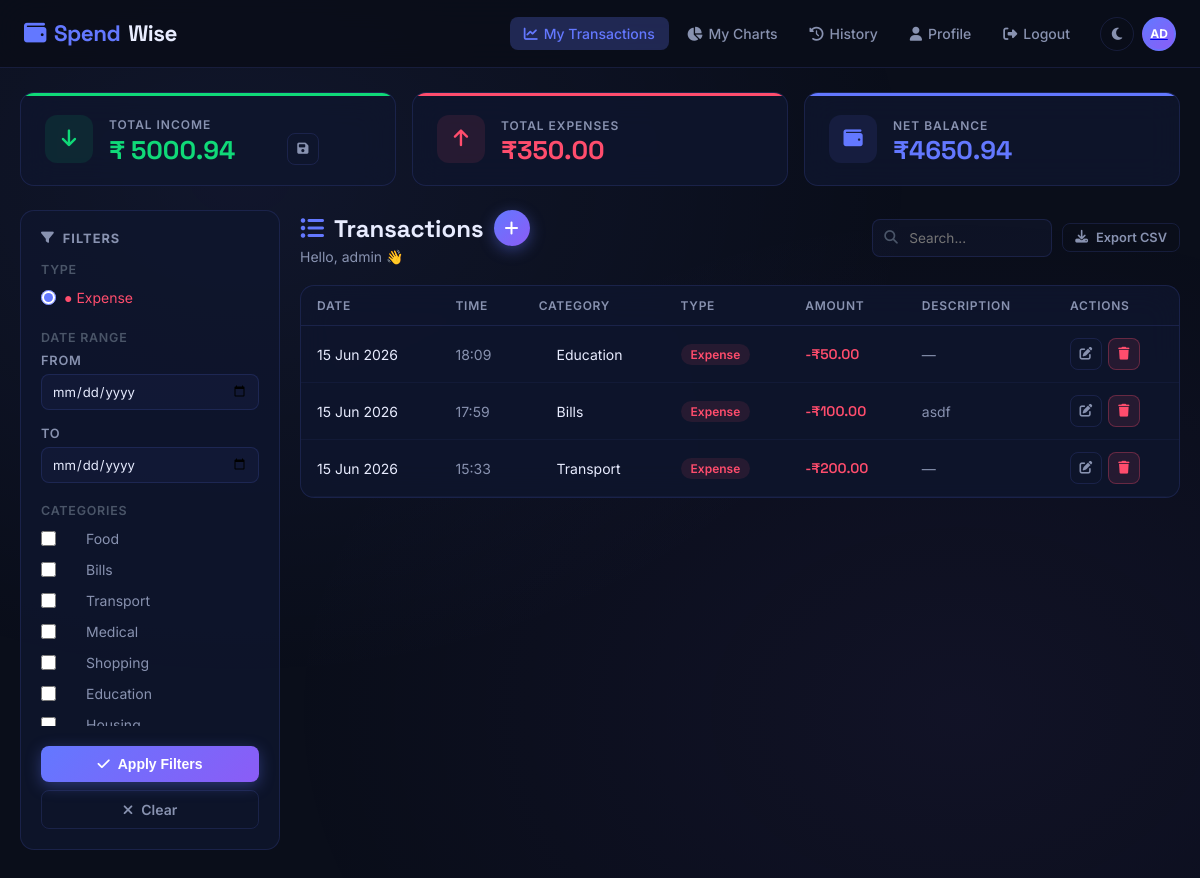
The page /dashboard/ (signed in) on the database its author committed.
### tracker/models.py (models this page shows, shortened)
class UserProfile(models.Model):
    user = models.OneToOneField(User, on_delete=models.CASCADE, related_name='profile')
    full_name = models.CharField(max_length=150, blank=True)
    profile_picture = models.ImageField(upload_to='profiles/', blank=True, null=True)
    dark_mode = models.BooleanField(default=True)
    total_income = models.DecimalField(max_digits=12, decimal_places=2, default=0)
    created_at = models.DateTimeField(auto_now_add=True)
    def get_initials(self):
        name = self.full_name or self.user.username
        parts = name.split()
        if len(parts) >= 2:
            return (parts[0][0] + parts[1][0]).upper()
        return name[:2].upper()

class Transaction(models.Model):
    user = models.ForeignKey(User, on_delete=models.CASCADE, related_name='transactions')
    type = models.CharField(max_length=10, choices=TRANSACTION_TYPES)
    category = models.CharField(max_length=50)
    amount = models.DecimalField(max_digits=12, decimal_places=2)
    description = models.TextField(blank=True)
    date = models.DateField()
    time = models.TimeField()
    created_at = models.DateTimeField(auto_now_add=True)
    class Meta:
        ordering = ['-date', '-time']

### tracker/views.py (the view)
# urls.py: path('dashboard/', views.dashboard, name='dashboard'),
@login_required
def dashboard(request):
    all_expenses = Transaction.objects.filter(user=request.user, type='expense')
    transactions = all_expenses
    date_from = request.GET.get('date_from', '')
    date_to = request.GET.get('date_to', '')
    categories = request.GET.getlist('categories')
    search = request.GET.get('search', '')
    if date_from:
        transactions = transactions.filter(date__gte=date_from)
    if date_to:
        transactions = transactions.filter(date__lte=date_to)
    if categories:
        transactions = transactions.filter(category__in=categories)
    if search:
        transactions = transactions.filter(
            Q(description__icontains=search) | Q(category__icontains=search)
        )
    profile, _ = UserProfile.objects.get_or_create(user=request.user)
    summary = get_finance_summary(request.user, expenses=all_expenses)
    all_categories = [c[0] for c in EXPENSE_CATEGORIES]
    context = {
        'transactions': transactions[:50],
        'summary': summary,
        'profile': profile,
        'expense_categories': [c[0] for c in EXPENSE_CATEGORIES],
        'all_categories': all_categories,
        'filters': {
            'date_from': date_from,
            'date_to': date_to,
            'categories': categories,
            'search': search,
        }
    }
    return render(request, 'tracker/dashboard.html', context)

### tracker/views.py (called while the page is built)
def get_finance_summary(user, incomes=None, expenses=None):
    if incomes is None:
        incomes = Income.objects.filter(user=user)
    if expenses is None:
        expenses = Transaction.objects.filter(user=user, type='expense')
    total_income = incomes.aggregate(s=Sum('amount'))['s'] or Decimal('0')
    total_expense = expenses.aggregate(s=Sum('amount'))['s'] or Decimal('0')
    net = total_income - total_expense
    return {
        'total_income': float(total_income),
        'total_expense': float(total_expense),
        'net_income': float(net),
    }

### templates/tracker/dashboard.html (shortened to what this page needs)
{% extends 'base.html' %}
{% block content %}
<div class="page-wrapper">
  <div class="container">
    <div class="summary-grid">
      <div class="summary-card income">
        <div class="summary-icon"><i class="fas fa-arrow-down"></i></div>
        <div class="summary-info">
          <label>Total Income</label>
          <form id="incomeForm" style="display:flex;align-items:center;gap:6px">
            <span class="summary-value">₹</span>
            <input
              type="number"
              name="total_income"
              id="total-income"
              value="{{ summary.total_income|floatformat:2 }}"
              min="0"
              step="0.01"
              class="summary-value"
              style="width:150px;background:transparent;border:0;padding:0;outline:none"
              aria-label="Total Income"
              required
            >
            <button type="submit" class="btn btn-ghost btn-icon btn-sm" title="Save total income">
              <i class="fas fa-save"></i>
            </button>
          </form>
        </div>
      </div>
      <div class="summary-card expense">
        <div class="summary-icon"><i class="fas fa-arrow-up"></i></div>
        <div class="summary-info">
          <label>Total Expenses</label>
          <div class="summary-value" id="total-expense">₹{{ summary.total_expense|floatformat:2 }}</div>
        </div>
      </div>
      <div class="summary-card net">
        <div class="summary-icon"><i class="fas fa-wallet"></i></div>
        <div class="summary-info">
          <label>Net Balance</label>
          <div class="summary-value" id="net-income">₹{{ summary.net_income|floatformat:2 }}</div>
        </div>
      </div>
    </div>
    <div class="layout-with-sidebar">
      <aside class="filter-sidebar">
        <div class="filter-title"><i class="fas fa-filter"></i> Filters</div>
        <form id="filterForm">
          <div class="filter-section">
            <div style="font-size:0.78rem;font-weight:600;color:var(--text-muted);text-transform:uppercase;letter-spacing:.06em;margin-bottom:8px">Type</div>
            <div class="radio-group">
              <label class="radio-item"><input type="radio" name="type" value="expense" checked> <span style="color:var(--expense)">● Expense</span></label>
            </div>
          </div>
          <div class="filter-section">
            <div style="font-size:0.78rem;font-weight:600;color:var(--text-muted);text-transform:uppercase;letter-spacing:.06em;margin-bottom:8px">Date Range</div>
            <div class="form-group">
              <label>From</label>
              <input type="date" name="date_from" class="form-control" value="{{ filters.date_from }}" style="font-size:0.82rem;padding:8px 10px">
            </div>
            <div class="form-group">
              <label>To</label>
              <input type="date" name="date_to" class="form-control" value="{{ filters.date_to }}" style="font-size:0.82rem;padding:8px 10px">
            </div>
          </div>
          <div class="filter-section">
            <div style="font-size:0.78rem;font-weight:600;color:var(--text-muted);text-transform:uppercase;letter-spacing:.06em;margin-bottom:8px">Categories</div>
            <div class="checkbox-group" style="max-height:200px;overflow-y:auto">
              {% for cat in all_categories %}
              <label class="checkbox-item">
                <input type="checkbox" name="categories" value="{{ cat }}" {% if cat in filters.categories %}checked{% endif %}>
                <span class="cat-dot cat-{{ cat|slugify }}"></span> {{ cat }}
              </label>
              {% endfor %}
            </div>
          </div>
          <button type="submit" class="btn btn-primary" style="width:100%;justify-content:center">
            <i class="fas fa-check"></i> Apply Filters
          </button>
          <a href="{% url 'dashboard' %}" class="btn btn-ghost" style="width:100%;justify-content:center;margin-top:8px">
            <i class="fas fa-times"></i> Clear
          </a>
        </form>
      </aside>
      <div>
        <div class="page-header">
          <div>
            <div class="page-title">
              <i class="fas fa-list-ul" style="color:var(--accent)"></i>
              Transactions
              <button class="btn-fab" onclick="openModal('addModal')" title="Add transaction">
                <i class="fas fa-plus"></i>
              </button>
            </div>
            <div class="welcome-msg">Hello, {{ user.profile.full_name|default:user.username }} 👋</div>
          </div>
          <div style="display:flex;gap:10px;align-items:center">
            <div class="search-wrap">
              <i class="fas fa-search"></i>
              <input type="text" class="form-control" id="searchBox" placeholder="Search..." value="{{ filters.search }}" style="width:180px;font-size:0.85rem">
            </div>
            <a href="{% url 'export_csv' %}" class="btn btn-ghost btn-sm">
              <i class="fas fa-download"></i> Export CSV
            </a>
          </div>
        </div>
        <div class="card" style="padding:0;overflow:hidden">
          <div class="table-wrap">
            <table>
              <thead>
                <tr>
                  <th>Date</th>
                  <th>Time</th>
                  <th>Category</th>
                  <th>Type</th>
                  <th>Amount</th>
                  <th>Description</th>
                  <th>Actions</th>
                </tr>
              </thead>
              <tbody id="txBody">
                {% for tx in transactions %}
                <tr>
                  <td>{{ tx.date|date:"d M Y" }}</td>
                  <td style="color:var(--text-secondary)">{{ tx.time|time:"H:i" }}</td>
                  <td>
                    <span class="cat-dot cat-{{ tx.category|slugify }}"></span>
                    {{ tx.category }}
                  </td>
                  <td><span class="badge badge-{{ tx.type }}">{{ tx.get_type_display }}</span></td>
                  <td>
                    <span class="amount-{{ tx.type }}">
                      {% if tx.type == 'income' %}+{% else %}-{% endif %}₹{{ tx.amount|floatformat:2 }}
                    </span>
                  </td>
                  <td style="color:var(--text-secondary);max-width:180px;overflow:hidden;text-overflow:ellipsis;white-space:nowrap">
                    {{ tx.description|default:"—" }}
                  </td>
                  <td>
                    <div style="display:flex;gap:6px">
                      <button class="btn btn-ghost btn-icon btn-sm" onclick="editTx({{ tx.pk }})" title="Edit">
                        <i class="fas fa-edit"></i>
                      </button>
                      <button class="btn btn-danger btn-icon btn-sm" onclick="deleteTx({{ tx.pk }})" title="Delete">
                        <i class="fas fa-trash"></i>
                      </button>
                    </div>
                  </td>
                </tr>
                {% endfor %}
              </tbody>
            </table>
          </div>
        </div>
      </div>
    </div>
  </div>
</div>
{% endblock %}

### templates/base.html (shortened to what this page needs)
{% load static %}
<!DOCTYPE html>
<html lang="en">
<head>
  <link rel="stylesheet" href="{% static 'css/main.css' %}">
  <link rel="stylesheet" href="https://cdnjs.cloudflare.com/ajax/libs/font-awesome/6.5.1/css/all.min.css">
</head>
<body id="body" class="">
{% if user.is_authenticated %}
<nav class="navbar">
  <a href="{% url 'dashboard' %}" class="nav-logo">
    <i class="fas fa-wallet"></i>Spend<span>Wise</span>
  </a>
  <ul class="nav-links">
    <li><a href="{% url 'dashboard' %}" class="{% if request.resolver_match.url_name == 'dashboard' %}active{% endif %}">
      <i class="fas fa-chart-line"></i> My Transactions
    </a></li>
    <li><a href="{% url 'charts' %}" class="{% if request.resolver_match.url_name == 'charts' %}active{% endif %}">
      <i class="fas fa-chart-pie"></i> My Charts
    </a></li>
    <li><a href="{% url 'history' %}" class="{% if request.resolver_match.url_name == 'history' %}active{% endif %}">
      <i class="fas fa-history"></i> History
    </a></li>
    <li><a href="{% url 'profile' %}" class="{% if request.resolver_match.url_name == 'profile' %}active{% endif %}">
      <i class="fas fa-user"></i> Profile
    </a></li>
    <li><a href="{% url 'logout' %}"><i class="fas fa-sign-out-alt"></i> Logout</a></li>
  </ul>
  <div class="nav-actions">
    <button class="btn-theme" onclick="toggleTheme()" title="Toggle theme"><i class="fas fa-moon" id="theme-icon"></i></button>
    <a href="{% url 'profile' %}">
      <div class="nav-avatar" title="{{ user.username }}">
        {% if user.profile.profile_picture %}
          <img src="{{ user.profile.profile_picture.url }}" alt="">
        {% else %}
          {{ user.profile.get_initials }}
        {% endif %}
      </div>
    </a>
  </div>
</nav>
{% endif %}
{% block content %}{% endblock %}
</body>
</html>

### rows shown on the page
Transaction: date "15 Jun 2026", time "18:09", category "Education", type "Expense", amount "50.00", description "—"
Transaction: date "15 Jun 2026", time "17:59", category "Bills", type "Expense", amount "100.00", description "asdf"
Transaction: date "15 Jun 2026", time "15:33", category "Transport", type "Expense", amount "200.00", description "—"

### other values the page prints
{{ user.profile.get_initials }} "AD"
{{ summary.total_expense|floatformat:2 }} "350.00"
{{ summary.net_income|floatformat:2 }} "4650.94"
{{ cat }} "Food" "Bills" "Transport" "Medical" "Shopping" "Education"
{{ user.profile.full_name|default:user.username }} "admin"
